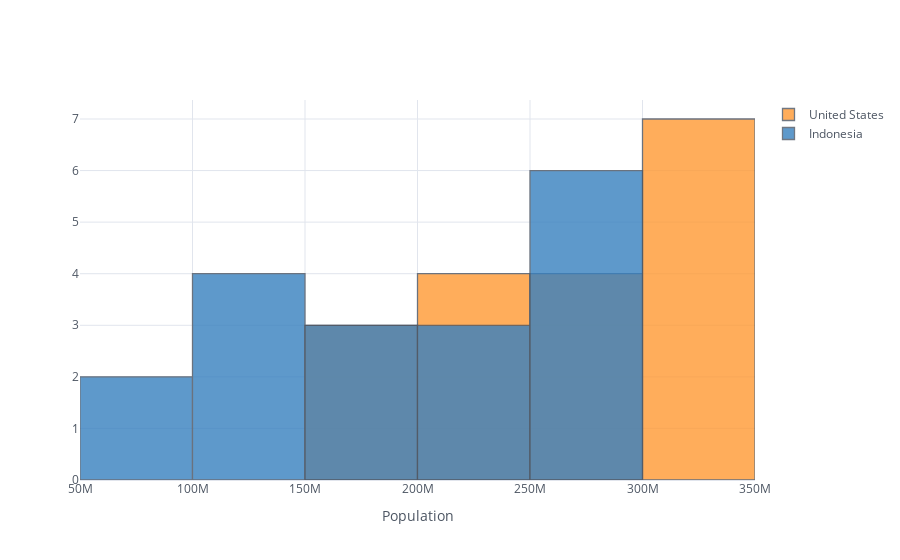

Notebook cell for this chart:
### Markdown cell above
# Histogram

### Code cell
df_population[['United States', 'Indonesia']].iplot(kind='hist',
                                                    xTitle='Population')

### Figure 1 — Plotly figure (JSON) as saved in the notebook; plotly's stock layout.template omitted (floating-point values rounded to 4 significant figures)
{"data": [{"histfunc": "count", "histnorm": "", "marker": {"color": "rgba(255, 153, 51, 1.0)", "line": {"color": "#4D5663", "width": 1.3}}, "name": "United States", "opacity": 0.8, "orientation": "v", "type": "histogram", "x": [171685336, 186720571, 199733676, 209513341, 219081251, 229476354, 240499825, 252120309, 265163745, 281710909, 294993511, 309011475, 320878310, 323015995, 325084756, 327096265, 329064917, 331002651]}, {"histfunc": "count", "histnorm": "", "marker": {"color": "rgba(55, 128, 191, 1.0)", "line": {"color": "#4D5663", "width": 1.3}}, "name": "Indonesia", "opacity": 0.8, "orientation": "v", "type": "histogram", "x": [77273425, 87751068, 100267062, 114793178, 130680727, 147447836, 164982451, 181413402, 196934260, 211513823, 226289470, 241834215, 258383256, 261556381, 264650963, 267670543, 270625568, 273523615]}], "layout": {"barmode": "overlay", "legend": {"bgcolor": "#FFFFFF", "font": {"color": "#4D5663"}}, "paper_bgcolor": "#FFFFFF", "plot_bgcolor": "#FFFFFF", "title": {"font": {"color": "#4D5663"}}, "xaxis": {"gridcolor": "#E1E5ED", "showgrid": true, "tickfont": {"color": "#4D5663"}, "title": {"font": {"color": "#4D5663"}, "text": "Population"}, "zerolinecolor": "#E1E5ED"}, "yaxis": {"gridcolor": "#E1E5ED", "showgrid": true, "tickfont": {"color": "#4D5663"}, "title": {"font": {"color": "#4D5663"}, "text": ""}, "zerolinecolor": "#E1E5ED"}}}
